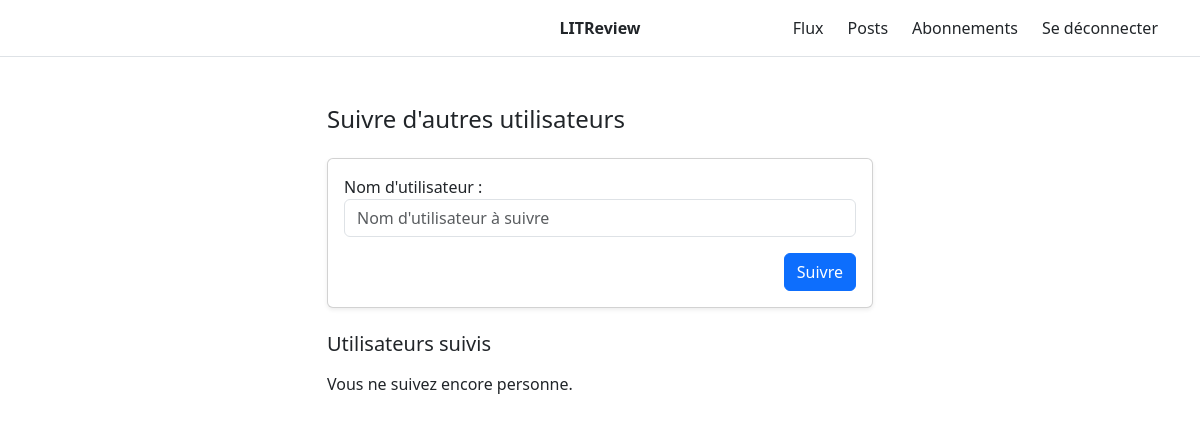
The page /follows/ (signed in) on the database as committed earlier.
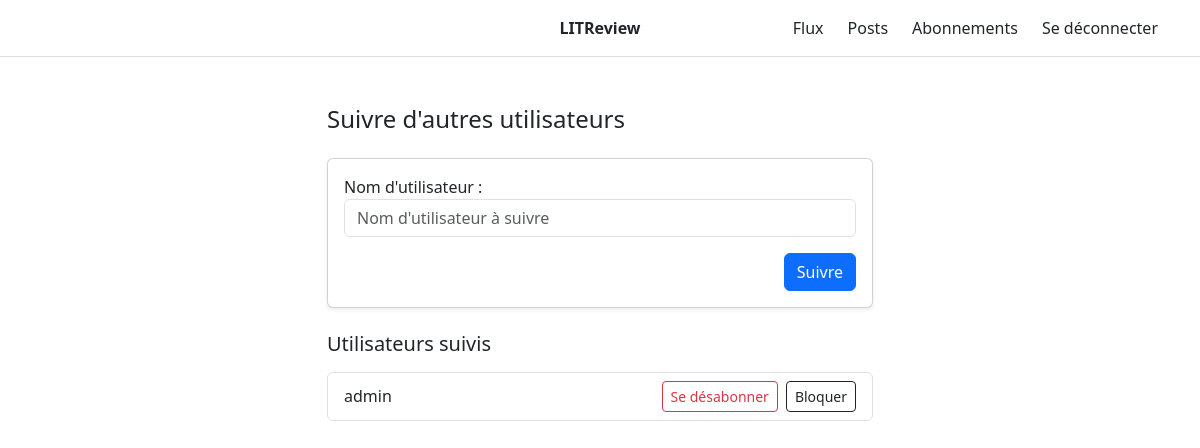
The same page on the database as committed later.
### reviews/models.py (models this page shows)
class UserFollows(models.Model):
    user = models.ForeignKey(
        to=settings.AUTH_USER_MODEL,
        on_delete=models.CASCADE,
        related_name="following"
    )
    followed_user = models.ForeignKey(
        to=settings.AUTH_USER_MODEL,
        on_delete=models.CASCADE,
        related_name="followed_by"
    )
    class Meta:
        unique_together = ("user", "followed_user")

### users/models.py (models this page shows)
class User(AbstractUser):
    pass

### reviews/views.py (the view, shortened to what this page needs)
# urls.py: path("follows/", views.follows_view, name="follows"),
@login_required
def follows_view(request):
    following_relations = UserFollows.objects.filter(user=request.user).select_related("followed_user")
    blocked_user_ids = set(
    UserBlock.objects.filter(blocker=request.user).values_list("blocked_id", flat=True)
    )
    form = FollowForm()
    error = None
    context = {
        "form": form,
        "following_relations": following_relations,
        "error": error,
        "blocked_user_ids": blocked_user_ids,
    }
    return render(request, "reviews/follows.html", context)

### reviews/forms.py
class FollowForm(forms.Form):
    username = forms.CharField(
        label="Nom d'utilisateur",
        max_length=150,  # cohérent avec AbstractUser (username max_length=150)
        widget=forms.TextInput(
            attrs={
                "class": "form-control",
                "placeholder": "Nom d'utilisateur à suivre",
            }
        ),
    )

### reviews/templates/reviews/follows.html (shortened to what this page needs)
{% extends "base.html" %}
{% block content %}
<div class="container py-5">
    <div class="row justify-content-center">
        <div class="col-12 col-md-8 col-lg-6">
            <h1 class="h4 mb-4">Suivre d'autres utilisateurs</h1>
            <form method="post" class="card p-3 shadow-sm mb-4">
                <div class="mb-3">
                    {{ form.username.label_tag }}
                    {{ form.username }}
                </div>
                <div class="d-flex justify-content-end">
                    <button type="submit" class="btn btn-primary">
                        Suivre
                    </button>
                </div>
            </form>
            <h2 class="h5 mb-3">Utilisateurs suivis</h2>
            {% if following_relations %}
                <ul class="list-group">
                    {% for rel in following_relations %}
                    <li class="list-group-item d-flex justify-content-between align-items-center">
                        <span>{{ rel.followed_user.username }}</span>
                        <div class="d-flex gap-2">
                            <form method="post" action="{% url 'unfollow' rel.id %}">
                                <button type="submit" class="btn btn-sm btn-outline-danger">
                                    Se désabonner
                                </button>
                            </form>
                            {% if rel.followed_user.id in blocked_user_ids %}
                                <form method="post" action="{% url 'unblock' rel.followed_user.id %}">
                                    {% csrf_token %}
                                    <button type="submit" class="btn btn-sm btn-outline-secondary">
                                        Débloquer
                                    </button>
                                </form>
                            {% else %}
                                <form method="post" action="{% url 'block' rel.followed_user.id %}">
                                    <button type="submit" class="btn btn-sm btn-outline-dark">
                                        Bloquer
                                    </button>
                                </form>
                            {% endif %}
                        </div>
                    </li>
                    {% endfor %}
                </ul>
            {% else %}
                <p>Vous ne suivez encore personne.</p>
            {% endif %}
        </div>
    </div>
</div>
{% endblock %}

Rows that differ between the two databases and show on the page:
added UserFollows: followed_user.username "admin", shows "Bloquer"
Other text that changed with them:
text no longer shown: "Vous ne suivez encore personne."
